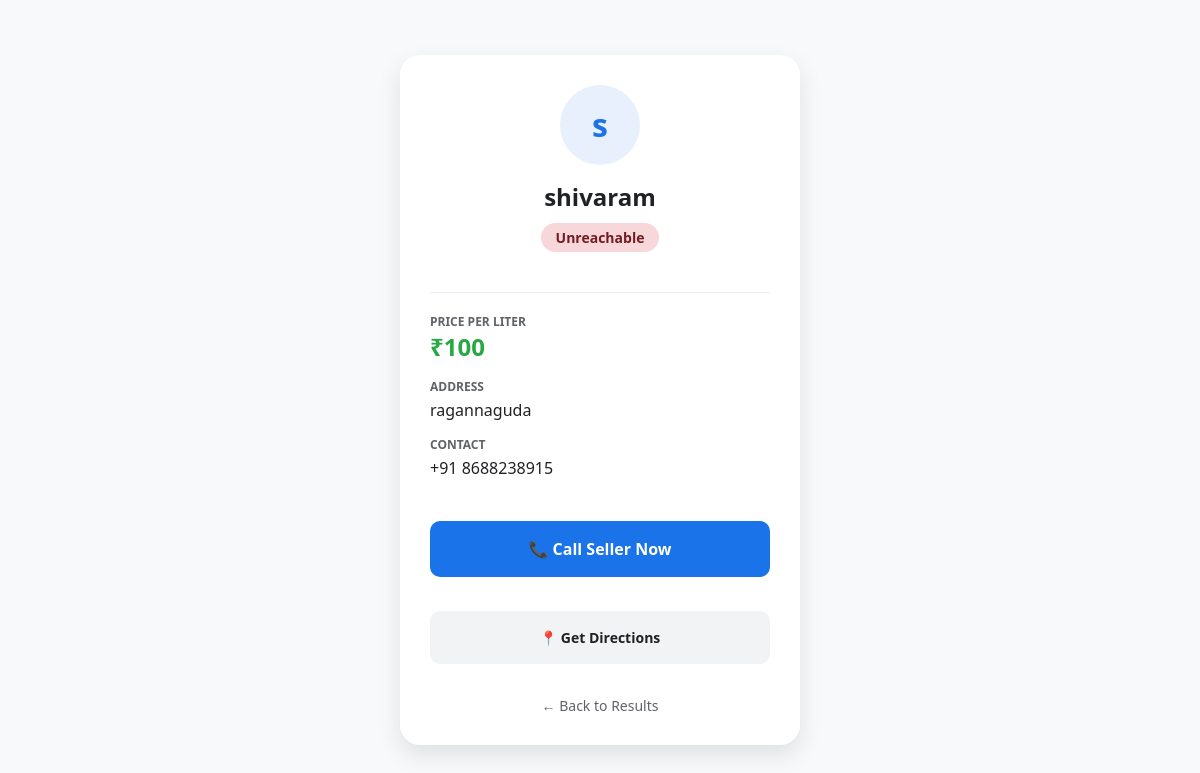
/profile/2, run on an earlier commit of the app's database.
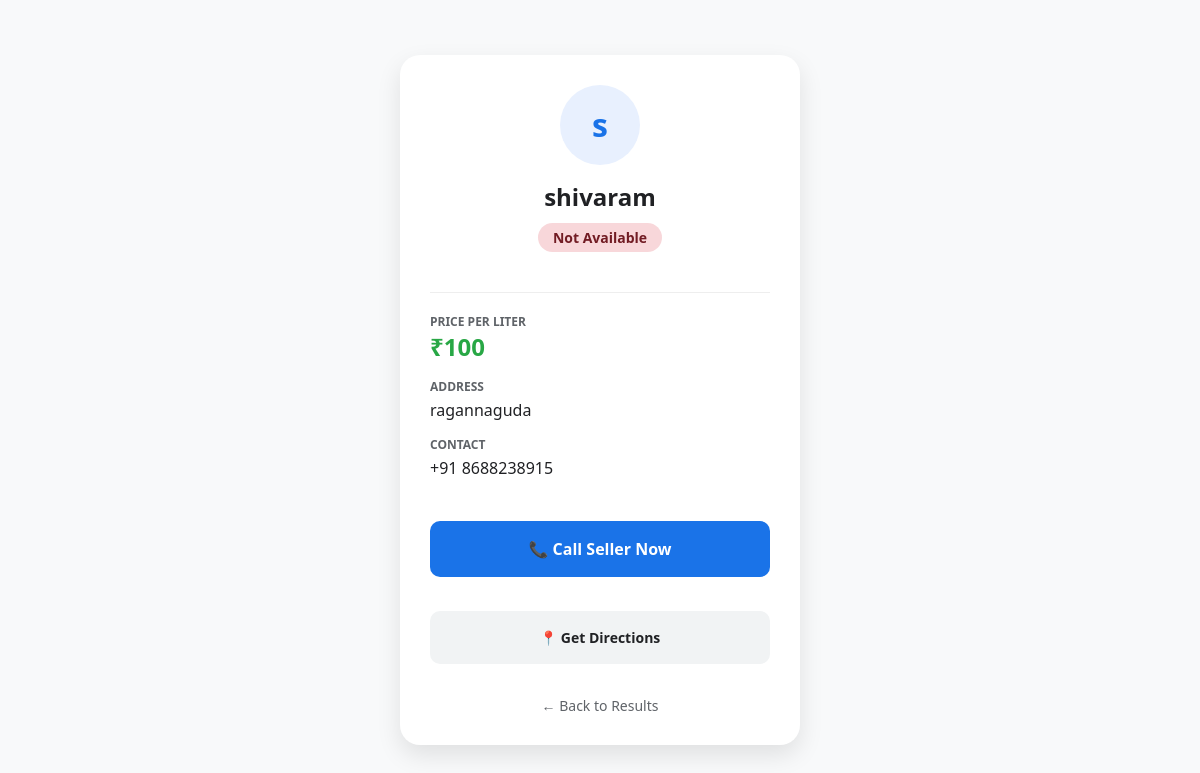
And on a later commit of the database.
### tables this page shows
CREATE TABLE sellers (
    id INTEGER PRIMARY KEY AUTOINCREMENT,
    name TEXT,
    address TEXT,
    phone TEXT,
    price TEXT,
    latitude REAL,
    longitude REAL,
    verified INTEGER DEFAULT 0,
    status TEXT DEFAULT 'unavailable'
);

### app.py (the view)
@app.route('/profile/<int:seller_id>')
def profile(seller_id):
    conn = get_db_connection()
    row = conn.execute("SELECT * FROM sellers WHERE id = ?", (seller_id,)).fetchone()
    conn.close()
    if row:
        s_obj = {
            "id": row[0], "name": row[1], "address": row[2], "phone": row[3],
            "price": row[4], "latitude": row[5], "longitude": row[6], "status": row[8]
        }
        return render_template('profile.html', s=s_obj)
    return "Seller Not Found", 404

### app.py (called while the page is built)
def get_db_connection():
    conn = sqlite3.connect('database.db')
    return conn

### templates/profile.html (shortened to what this page needs)
<!DOCTYPE html>
<html lang="en">
<head>
    <link rel="stylesheet" href="{{ url_for('static', filename='style.css') }}">
</head>
<body>
    <div class="profile-card">
        <div class="avatar">{{ s.name[0] }}</div>
        <h2>{{ s.name }}</h2>
        <div class="status-badge {% if s.status|lower == 'available' %}available{% else %}busy{% endif %}">
            {{ s.status }}
        </div>
        <div class="info-grid">
            <div class="info-item">
                <div class="label">Price per Liter</div>
                <div class="price">₹{{ s.price }}</div>
            </div>
            <div class="info-item">
                <div class="label">Address</div>
                <div class="value">{{ s.address }}</div>
            </div>
            <div class="info-item">
                <div class="label">Contact</div>
                <div class="value">+91 {{ s.phone }}</div>
            </div>
        </div>
        <div class="action-buttons">
            <a href="tel:{{ s.phone }}" class="btn btn-call">📞 Call Seller Now</a>
            <a href="https://www.google.com/maps/search/?api=1&query={{ s.latitude }},{{ s.longitude }}"
               target="_blank" class="btn btn-maps">
               📍 Get Directions
            </a>
        </div>
        <a href="javascript:history.back()" class="back-link">← Back to Results</a>
    </div>
</body>
</html>

What changed in the data, as far as the page shows it:
changed sellers "shivaram": status "Unreachable" → "Not Available"
